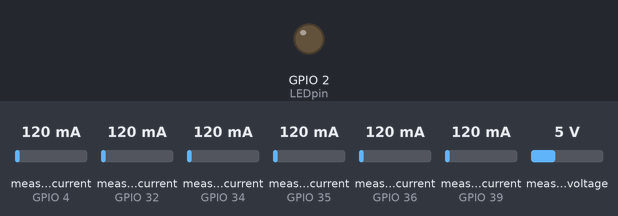
Simulated run of this program. Board: ESP32. On the bench: output pins drawn as LEDs (lit = HIGH). Inputs (shaded band) come from the test bench; at power-on: measured current (sensors on GPIO 4, GPIO 32, GPIO 34, GPIO 35, GPIO 36, GPIO 39) 120 mA, measured voltage 5 V (analog values on the 0–4095 scale). What the program prints to the serial monitor is not drawn.

Above: at 2.5 s.
At 5.02 s:
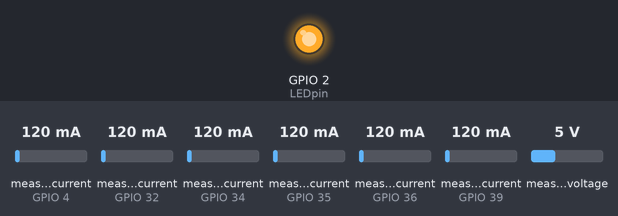
Timing chart, 0 to 6.5 s (numbered marks = the images above):
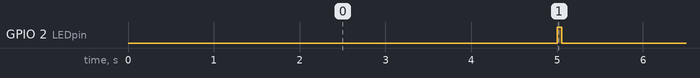

The program:

main.cpp
```cpp
#include <Arduino.h>
#include <driver/adc.h>
#include "config.h"

#include "EmonLib.h"                   // Include Emon Library


typedef struct {
double power;
double irms;
double Vrms;
double pf;
} Payload;                             // create JeeLabs packet structure

Payload emonSensor[NSENSORS];

EnergyMonitor ct[NSENSORS];

const unsigned long BAUD_RATE=    38400;
const int TIME_BETWEEN_READINGS=  5000;

//http://openenergymonitor.org/emon/buildingblocks/calibration
const float Ical1= 23.6;         // (2000 turns / 82.3 Ohm burden resistor = 24.301)
const float Ical2= 23.5;          //81.9  - 24.42
const float Ical3= 96.6;         //82  - 24.39
const float Ical4= 96.6;          //82.2 - 24.33
const float Ical5= 96.6;         //41.0 - 48.78
const float Ical6= 97.1;          //20.5 - 97.56
float Vcal= 577.5;        // (230V x 13) / (9V x 1.2) = 276.9 - 223.8/.389

const byte Vrms= 228;          // Vrms for apparent power readings (when no AC-AC voltage sample is present)


const float phase_shift=          1.7;
const int no_of_samples=          1480;
const byte no_of_half_wavelengths= 20;
const int timeout=                2000;         // emonLib timeout
const int ACAC_DETECTION_LEVEL=   3000;

const byte LEDpin= 2;              // emonPi LED - on when HIGH
unsigned long last_sample=0;       // Record millis time of last discrete sample
unsigned long now =0;

double vrms;
bool ACAC;
byte CT_count;

void setup() {


  // put your setup code here, to run once:
  #if DEBUG == true
    Serial.begin(115200);
  #endif

  Serial2.begin(115200, SERIAL_8N1, 16,17);


  pinMode(LEDpin, OUTPUT);

  // Setup the ADC
  adc1_config_channel_atten(ADC1_CHANNEL_0, ADC_ATTEN_DB_11);
  adc1_config_channel_atten(ADC1_CHANNEL_1, ADC_ATTEN_DB_11);
  adc1_config_channel_atten(ADC1_CHANNEL_2, ADC_ATTEN_DB_11);
  adc1_config_channel_atten(ADC1_CHANNEL_3, ADC_ATTEN_DB_11);
  adc1_config_channel_atten(ADC1_CHANNEL_4, ADC_ATTEN_DB_11);
  adc1_config_channel_atten(ADC1_CHANNEL_5, ADC_ATTEN_DB_11);
  adc1_config_channel_atten(ADC1_CHANNEL_6, ADC_ATTEN_DB_11);
  adc2_config_channel_atten(ADC2_CHANNEL_0, ADC_ATTEN_DB_11);

  analogReadResolution(12);
  pinMode(ADC_INPUT1, INPUT);
  pinMode(ADC_INPUT2, INPUT);
  pinMode(ADC_INPUT3, INPUT);
  pinMode(ADC_INPUT4, INPUT);
  pinMode(ADC_INPUT5, INPUT);
  pinMode(ADC_INPUT6, INPUT); // Voltage
  pinMode(ADC_INPUT7, INPUT);

  ct[0].current(ADC_INPUT1, Ical1);          // CT ADC channel 1, calibration.  calibration (2000 turns / 82.3 Ohm burden resistor = 24.301)
  ct[0].voltage(ADC_INPUT6, Vcal, phase_shift);       // ADC pin, Calibration, phase_shift

  ct[1].current(ADC_INPUT2, Ical2);          // CT ADC channel 2, calibration.
  ct[1].voltage(ADC_INPUT6, Vcal, phase_shift);       // ADC pin, Calibration, phase_shift

  ct[2].current(ADC_INPUT3, Ical3);          // CT ADC channel 3, calibration.
  ct[2].voltage(ADC_INPUT6, Vcal, phase_shift);       // ADC pin, Calibration, phase_shift

  ct[3].current(ADC_INPUT4, Ical4);          // CT ADC channel 4, calibration.
  ct[3].voltage(ADC_INPUT6, Vcal, phase_shift);       // ADC pin, Calibration, phase_shift

  ct[4].current(ADC_INPUT5, Ical5);          // CT ADC channel 5, calibration.
  ct[4].voltage(ADC_INPUT6, Vcal, phase_shift);       // ADC pin, Calibration, phase_shift

  ct[5].current(ADC_INPUT7, Ical6);          // CT ADC channel 6, calibration.
  ct[5].voltage(ADC_INPUT6, Vcal, phase_shift);       // ADC pin, Calibration, phase_shift
}

void loop() {

  now = millis();

  ct[0].voltage(ADC_INPUT6, Vcal, phase_shift);       // ADC pin, Calibration, phase_shift
  ct[1].voltage(ADC_INPUT6, Vcal, phase_shift);       // ADC pin, Calibration, phase_shift
  ct[2].voltage(ADC_INPUT6, Vcal, phase_shift);       // ADC pin, Calibration, phase_shift
  ct[3].voltage(ADC_INPUT6, Vcal, phase_shift);       // ADC pin, Calibration, phase_shift
  ct[4].voltage(ADC_INPUT6, Vcal, phase_shift);       // ADC pin, Calibration, phase_shift
  ct[5].voltage(ADC_INPUT6, Vcal, phase_shift);       // ADC pin, Calibration, phase_shift

  if ((now - last_sample) > TIME_BETWEEN_READINGS)
  {
    digitalWrite(LEDpin, HIGH);  delay(50); digitalWrite(LEDpin, LOW);

    for(int i=0; i<NSENSORS; i++){
      ct[i].calcVI(no_of_half_wavelengths, timeout);
      emonSensor[i].irms = ct[i].Irms;
      emonSensor[i].power = ct[i].realPower;
      emonSensor[i].pf = ct[i].powerFactor;
    }
    emonSensor[0].Vrms = ct[0].Vrms;

    for(int i=0; i<NSENSORS; i++)
    {
      Serial.print(i); Serial.print(":");
      Serial.print(" Irms=");
      Serial.print(emonSensor[i].irms);
      Serial.print(" P=");
      Serial.print(emonSensor[i].power);
      Serial.print(" PF=");
      Serial.println(emonSensor[i].pf);
    }
    Serial.print("Vrms=");
    Serial.print(emonSensor[0].Vrms);
    Serial.println("");

    for(int i=0; i<NSENSORS; i++)
    {
      Serial2.print(emonSensor[i].irms);
      Serial2.print(",");
      Serial2.print(emonSensor[i].power);
      Serial2.print(",");
      Serial2.print(emonSensor[i].pf);
      Serial2.print(",");
    }
    Serial2.print(emonSensor[0].Vrms);
    Serial2.println("");

    last_sample = now;    //Record time of sample
    //delay(1000);
  }
}
```

config.h
```cpp
/**
 * Set this to false to disable Serial logging
 */
#define DEBUG true

/**
 * ADC input pin that is used to read out the CT sensor
 */
#define ADC_INPUT1 36
#define ADC_INPUT2 39
#define ADC_INPUT3 34
#define ADC_INPUT4 35
#define ADC_INPUT5 32
#define ADC_INPUT6 33
#define ADC_INPUT7 4

#define emonTxV3
#define __arm__

#define NSENSORS 6
```

Measured:
- by itself, GPIO 2 (LEDpin): alternates HIGH for 0.05 s and LOW for 5.0 s
